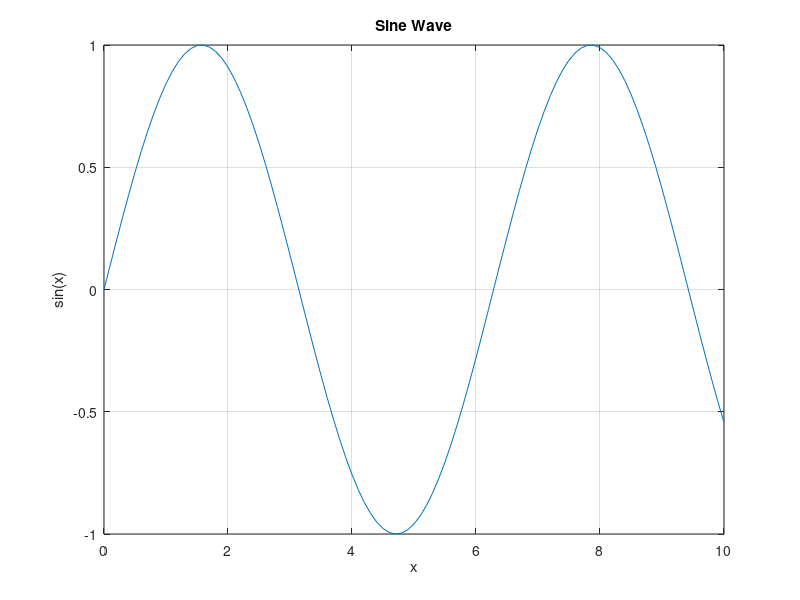
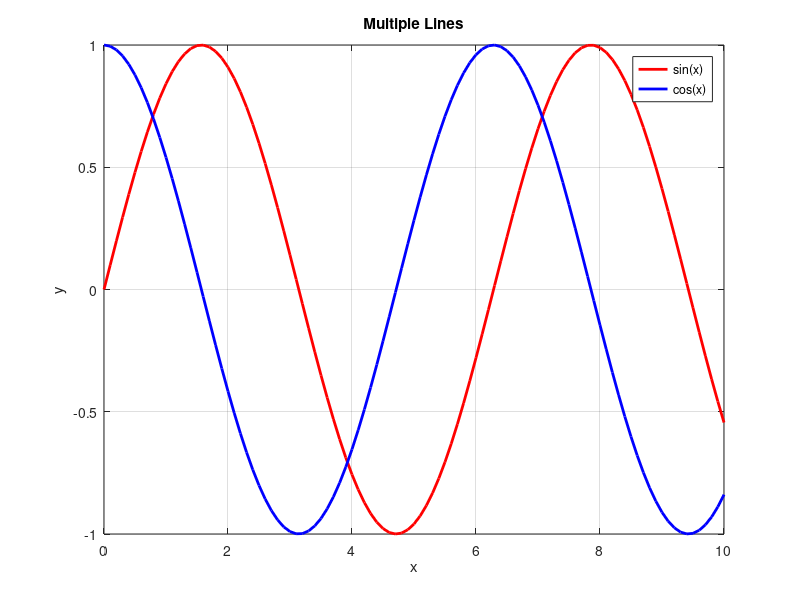
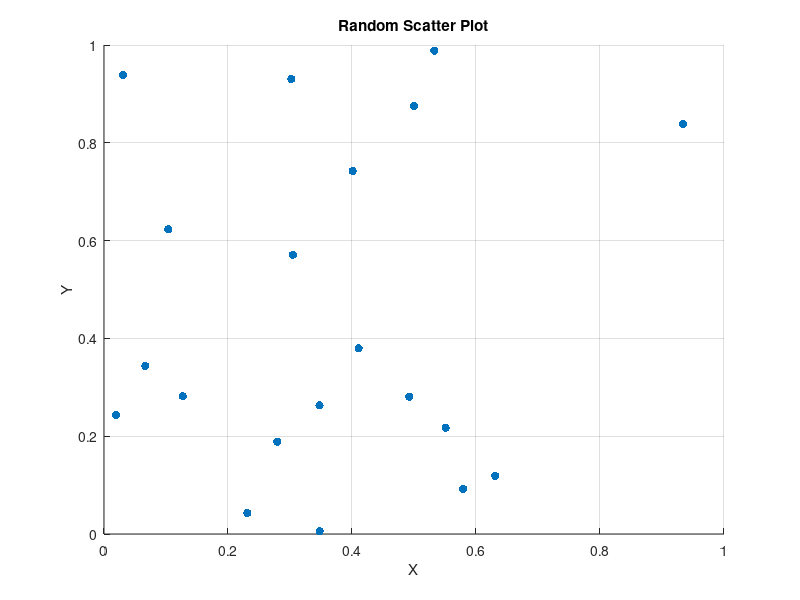
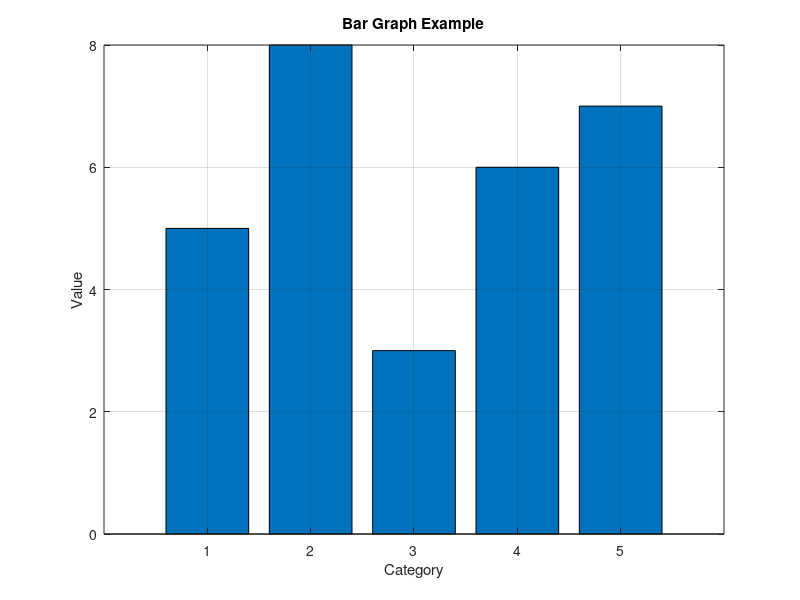

MATLAB code to generate these figures, in order: (Note: this script raises an error after producing the figures.)
%% 🌱 EASY TO INTERMEDIATE GRAPH PLOTTING IN MATLAB
clc;
clear;
close all;

%% 1️⃣ Simple Line Plot
x = 0:0.1:10;
y = sin(x);
figure;
plot(x, y);
title('Sine Wave');
xlabel('x');
ylabel('sin(x)');
grid on;

%% 2️⃣ Multiple Lines in One Graph
figure;
x = 0:0.1:10;
plot(x, sin(x), 'r', 'LineWidth', 2);
hold on;
plot(x, cos(x), 'b', 'LineWidth', 2);
legend('sin(x)', 'cos(x)');
title('Multiple Lines');
xlabel('x');
ylabel('y');
grid on;

%% 3️⃣ Scatter Plot
figure;
x = rand(1, 20);
y = rand(1, 20);
scatter(x, y, 'filled');
title('Random Scatter Plot');
xlabel('X');
ylabel('Y');
grid on;

%% 4️⃣ Bar Graph
figure;
data = [5 8 3 6 7];
bar(data);
title('Bar Graph Example');
xlabel('Category');
ylabel('Value');
grid on;

%% 5️⃣ Subplots (Multiple Graphs in One Window)
figure;
x = 0:0.1:10;
subplot(2,1,1);
plot(x, sin(x), 'r', 'LineWidth', 2);
title('Sine Function');
xlabel('x');
ylabel('sin(x)');
grid on;

subplot(2,1,2);
plot(x, cos(x), 'b', 'LineWidth', 2);
title('Cosine Function');
xlabel('x');
ylabel('cos(x)');
grid on;

%% 6️⃣ 3D Surface Plot
figure;
[X, Y] = meshgrid(-5:0.5:5, -5:0.5:5);
Z = sin(sqrt(X.^2 + Y.^2));
surf(X, Y, Z);
title('3D Surface Plot');
xlabel('X');
ylabel('Y');
zlabel('Z');
colorbar;
shading interp;

%% 7️⃣ Contour Plot
figure;
[X, Y] = meshgrid(-3:0.1:3, -3:0.1:3);
Z = X.^2 + Y.^2;
contour(X, Y, Z, 20);
title('Contour Plot');
xlabel('X');
ylabel('Y');
grid on;

%% 8️⃣ Animated Plot
figure;
x = 0:0.1:10;
y = sin(x);
for i = 1:length(x)
    plot(x(1:i), y(1:i), 'b', 'LineWidth', 2);
    axis([0 10 -1.5 1.5]);
    title('Animated Sine Wave');
    xlabel('x');
    ylabel('sin(x)');
    grid on;
    pause(0.05);
end

%% 9️⃣ 3D Line Plot
figure;
t = 0:0.1:10;
x = sin(t);
y = cos(t);
z = t;
plot3(x, y, z, 'm', 'LineWidth', 2);
title('3D Line Plot');
xlabel('X = sin(t)');
ylabel('Y = cos(t)');
zlabel('Z = t');
grid on;

%% 🔟 Histogram Plot
figure;
data = randn(1, 1000); % Random normally distributed data
histogram(data, 30, 'FaceColor', 'g');
title('Histogram of Random Data');
xlabel('Value');
ylabel('Frequency');
grid on;

%% 1️⃣1️⃣ Pie Chart
figure;
values = [30 20 25 15 10];
labels = {'A', 'B', 'C', 'D', 'E'};
pie(values, labels);
title('Pie Chart Example');

%% 1️⃣2️⃣ Stem Plot
figure;
x = 0:0.5:10;
y = sin(x);
stem(x, y, 'filled', 'r');
title('Stem Plot');
xlabel('x');
ylabel('sin(x)');
grid on;

%% 1️⃣3️⃣ Area Plot
figure;
x = 0:0.1:10;
y1 = sin(x) + 1;
y2 = cos(x) + 1;
area(x, [y1' y2']);
title('Area Plot of sin(x) and cos(x)');
xlabel('x');
ylabel('Value');
legend('sin(x)+1', 'cos(x)+1');
grid on;

%% 1️⃣4️⃣ Heatmap
figure;
data = rand(10, 10);
heatmap(data);
title('Heatmap Example');

%% 1️⃣5️⃣ Vector Field (Quiver Plot)
figure;
[x, y] = meshgrid(-2:0.4:2, -2:0.4:2);
u = -y;
v = x;
quiver(x, y, u, v);
title('Vector Field (Quiver Plot)');
xlabel('X');
ylabel('Y');
axis equal;
grid on;

%% 1️⃣6️⃣ Filled Contour Plot
figure;
[X, Y] = meshgrid(-3:0.1:3, -3:0.1:3);
Z = sin(X).*cos(Y);
contourf(X, Y, Z, 20);
title('Filled Contour Plot');
xlabel('X');
ylabel('Y');
colorbar;
shading interp;

%% 1️⃣7️⃣ Polar Plot
figure;
theta = 0:0.01:2*pi;
rho = 2*sin(3*theta);
polarplot(theta, rho, 'LineWidth', 2);
title('Polar Plot');

%% 1️⃣8️⃣ Surface with Lighting
figure;
[X, Y] = meshgrid(-3:0.1:3, -3:0.1:3);
Z = peaks(X, Y);
surf(X, Y, Z);
title('3D Surface with Lighting');
xlabel('X'); ylabel('Y'); zlabel('Z');
shading interp;
camlight; lighting phong;

%% 1️⃣9️⃣ Mesh Plot
figure;
[X, Y] = meshgrid(-3:0.1:3, -3:0.1:3);
Z = sin(X).*cos(Y);
mesh(X, Y, Z);
title('3D Mesh Plot');
xlabel('X');
ylabel('Y');
zlabel('Z');
grid on;

%% 2️⃣0️⃣ Boxplot
figure;
data = randn(50, 4);
boxplot(data, {'Set1', 'Set2', 'Set3', 'Set4'});
title('Boxplot Example');
ylabel('Values');
grid on;

disp('✅ All graph examples completed successfully!');

%% 2️⃣1️⃣ Logarithmic Plot (Semilog-Y)
figure;
x = 0:0.1:10;
y = exp(x/3);
semilogy(x, y, 'LineWidth', 2);
title('Semilog-Y Plot');
xlabel('x');
ylabel('exp(x/3)');
grid on;

%% 2️⃣2️⃣ Log-Log Plot
figure;
x = 1:0.1:10;
y = x.^2;
loglog(x, y, 'LineWidth', 2);
title('Log-Log Plot');
xlabel('x');
ylabel('x^2');
grid on;

%% 2️⃣3️⃣ Error Bar Plot
figure;
x = 1:5;
y = [5 7 6 8 7];
err = [0.5 0.3 0.4 0.2 0.6];
errorbar(x, y, err, 'LineWidth', 2);
title('Error Bar Plot');
xlabel('X');
ylabel('Y');
grid on;

%% 2️⃣4️⃣ Stacked Bar Graph
figure;
data = randi([1 10], 5, 3);
bar(data, 'stacked');
title('Stacked Bar Graph');
xlabel('Category');
ylabel('Value');
grid on;

%% 2️⃣5️⃣ Horizontal Bar Graph
figure;
data = [4 7 1 9 3];
barh(data);
title('Horizontal Bar Graph');
xlabel('Value');
ylabel('Category');
grid on;

%% 2️⃣6️⃣ Filled Area Between Curves
figure;
x = 0:0.1:10;
y1 = sin(x);
y2 = cos(x);
fill([x fliplr(x)], [y1 fliplr(y2)], 'c');
title('Filled Area Between sin(x) and cos(x)');
xlabel('x');
ylabel('Value');
grid on;

%% 2️⃣7️⃣ Waterfall Plot
figure;
[X, Y] = meshgrid(-3:0.2:3);
Z = sin(X).*cos(Y);
waterfall(X, Y, Z);
title('Waterfall Plot');
xlabel('X');
ylabel('Y');
zlabel('Z');
grid on;

%% 2️⃣8️⃣ Pareto Chart
figure;
data = randi([1 20], 1, 6);
pareto(data);
title('Pareto Chart');

%% 2️⃣9️⃣ Bubble Chart
figure;
x = rand(1,20);
y = rand(1,20);
sizes = rand(1,20) * 500;
bubblechart(x, y, sizes);
title('Bubble Chart');
xlabel('X');
ylabel('Y');
grid on;

%% 3️⃣0️⃣ Animated Moving Point
figure;
x = 0:0.1:2*pi;
y = sin(x);
for i = 1:length(x)
    plot(x, y, 'b'); hold on;
    plot(x(i), y(i), 'ro', 'MarkerSize', 8, 'MarkerFaceColor', 'r');
    hold off;
    title('Moving Point on Sine Curve');
    xlabel('x');
    ylabel('sin(x)');
    grid on;
    pause(0.05);
end

%% 3️⃣1️⃣ Histogram with Probability Normalization
figure;
data = randn(1,1000);
histogram(data, 'Normalization', 'probability');
title('Normalized Histogram');
xlabel('Value');
ylabel('Probability');
grid on;

%% 3️⃣2️⃣ Dual Y-Axis Plot
figure;
x = 0:0.1:10;
y1 = sin(x);
y2 = exp(x/5);
yyaxis left
plot(x, y1, 'LineWidth', 2);
ylabel('sin(x)');
yyaxis right
plot(x, y2, 'LineWidth', 2);
ylabel('exp(x/5)');
title('Dual Y-Axis Plot');
xlabel('x');
grid on;

%% 3️⃣3️⃣ Stair Plot
figure;
x = 0:1:10;
y = randi([1 10],1,11);
stairs(x, y, 'LineWidth', 2);
title('Stair Plot');
xlabel('x');
ylabel('Value');
grid on;

%% 3️⃣4️⃣ Compass Plot
figure;
theta = linspace(0, 2*pi, 10);
u = cos(theta);
v = sin(theta);
compass(u, v);
title('Compass Plot');

%% 3️⃣5️⃣ Ribbon Plot
figure;
[X,Y] = meshgrid(-3:0.2:3);
Z = sin(X).*cos(Y);
ribbon(Z);
title('Ribbon Plot');
grid on;

%% 3️⃣6️⃣ Animated Growing Circle
figure;
theta = linspace(0,2*pi,200);
for r = 0:0.1:5
    x = r*cos(theta);
    y = r*sin(theta);
    plot(x,y,'LineWidth',2);
    axis equal;
    axis([-6 6 -6 6]);
    title('Growing Circle Animation');
    grid on;
    pause(0.05);
end

%% 3️⃣7️⃣ Filled 3D Surface with Edge Removal
figure;
[X,Y] = meshgrid(-2:0.1:2);
Z = X.*exp(-X.^2 - Y.^2);
surf(X,Y,Z,'EdgeColor','none');
title('Smooth Surface Plot');
xlabel('X');
ylabel('Y');
zlabel('Z');
colorbar;
grid on;

%% 3️⃣8️⃣ Polar Scatter Plot
figure;
theta = 2*pi*rand(1,100);
rho = rand(1,100);
polarscatter(theta,rho,'filled');
title('Polar Scatter Plot');

%% 3️⃣9️⃣ Time Series Plot with Datetime
figure;
t = datetime(2024,1,1) + days(0:9);
y = rand(1,10);
plot(t,y,'LineWidth',2);
title('Time Series Plot');
xlabel('Date');
ylabel('Value');
grid on;

%% 4️⃣0️⃣ Custom Colormap Surface Plot
figure;
[X,Y] = meshgrid(-3:0.1:3);
Z = peaks(X,Y);
surf(X,Y,Z);
colormap(jet);
colorbar;
title('Surface Plot with Custom Colormap');
xlabel('X');
ylabel('Y');
zlabel('Z');
shading interp;
grid on;


%% 4️⃣1️⃣ 3D Scatter Plot
figure;
x = rand(1,100);
y = rand(1,100);
z = rand(1,100);
scatter3(x,y,z,'filled');
title('3D Scatter Plot');
xlabel('X'); ylabel('Y'); zlabel('Z');
grid on;

%% 4️⃣2️⃣ Step Response Style Plot
figure;
t = 0:0.1:10;
y = ones(size(t));
y(t<5) = 0;
plot(t,y,'LineWidth',2);
title('Step Function Plot');
xlabel('Time');
ylabel('Amplitude');
grid on;

%% 4️⃣3️⃣ Frequency Spectrum (FFT)
figure;
fs = 1000;
t = 0:1/fs:1;
signal = sin(2*pi*50*t) + sin(2*pi*120*t);
Y = abs(fft(signal));
f = linspace(0,fs,length(Y));
plot(f,Y);
title('Frequency Spectrum');
xlabel('Frequency (Hz)');
ylabel('Magnitude');
grid on;

%% 4️⃣4️⃣ Lissajous Curve
figure;
t = linspace(0,2*pi,1000);
x = sin(3*t);
y = sin(4*t);
plot(x,y,'LineWidth',2);
title('Lissajous Curve');
xlabel('X'); ylabel('Y');
axis equal;
grid on;

%% 4️⃣5️⃣ Filled Polygon Plot
figure;
x = [1 3 5 4 2];
y = [2 5 3 1 1];
fill(x,y,'y');
title('Filled Polygon');
xlabel('X'); ylabel('Y');
grid on;

%% 4️⃣6️⃣ Moving Sine Wave Animation
figure;
x = 0:0.1:10;
for k = 1:50
    y = sin(x - k*0.2);
    plot(x,y,'LineWidth',2);
    axis([0 10 -1.5 1.5]);
    title('Moving Sine Wave');
    grid on;
    pause(0.05);
end

%% 4️⃣7️⃣ Gaussian Curve Plot
figure;
x = -5:0.1:5;
y = exp(-x.^2);
plot(x,y,'LineWidth',2);
title('Gaussian Curve');
xlabel('x'); ylabel('e^{-x^2}');
grid on;

%% 4️⃣8️⃣ Cumulative Sum Plot
figure;
data = rand(1,50);
cs = cumsum(data);
plot(cs,'LineWidth',2);
title('Cumulative Sum Plot');
xlabel('Index');
ylabel('Cumulative Value');
grid on;

%% 4️⃣9️⃣ Spiral Plot
figure;
theta = linspace(0,10*pi,1000);
r = theta;
x = r .* cos(theta);
y = r .* sin(theta);
plot(x,y,'LineWidth',2);
title('Spiral Plot');
axis equal;
grid on;

%% 5️⃣0️⃣ Animated Bouncing Ball
figure;
x = 0:0.1:10;
y = abs(sin(x));
for i = 1:length(x)
    plot(x,y,'b'); hold on;
    plot(x(i), y(i), 'ro', 'MarkerFaceColor','r');
    hold off;
    axis([0 10 0 1.5]);
    title('Bouncing Ball Animation');
    grid on;
    pause(0.05);
end

disp('🎯 Completed 50 MATLAB Graph Examples!');
